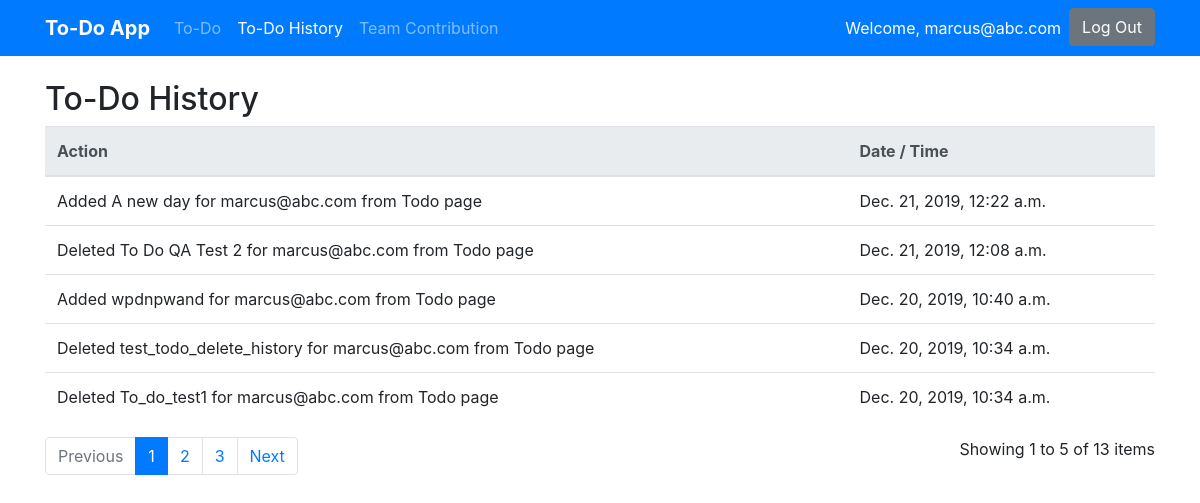
Page /historyItem/ (signed in) on the earlier database version.
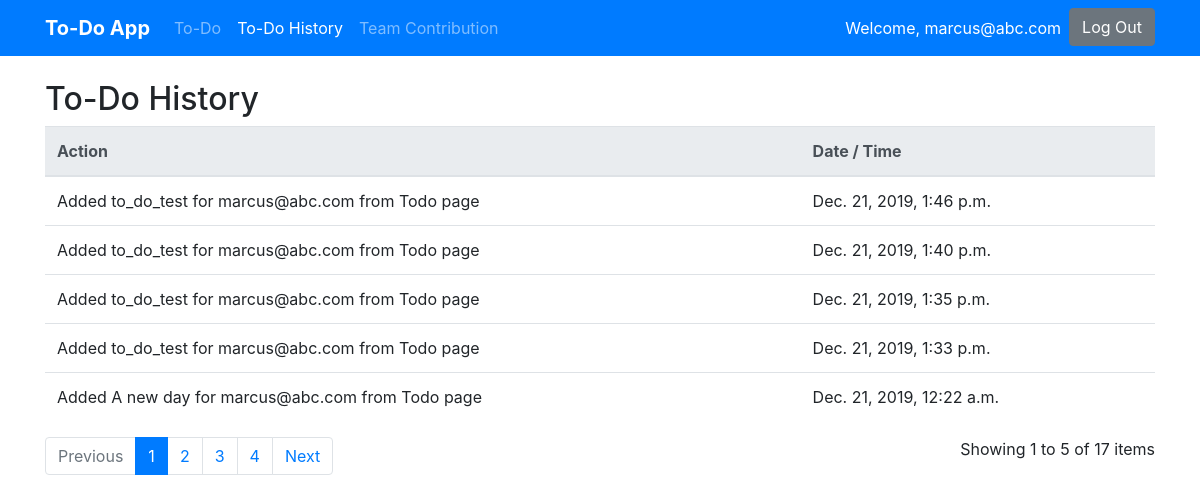
Same page on the later database version.
### To_do_page/models.py (models this page shows)
class ArchiveHistory(models.Model):
    owner = models.CharField(max_length=100)
    Todo = models.CharField(max_length=100)
    Timecreated = models.DateTimeField()
    action = models.CharField (max_length=10)

### To_do_page/views.py (the view)
# urls.py: path('historyItem/', historyItem, name='todohistorypage'),
def historyItem(request):
    all_todo = ArchiveHistory.objects.all().order_by('-Timecreated')
    context = {
        'all_items': all_todo
    }
    paginator = Paginator(all_todo, 5)
    page = request.GET.get('page')
    if page is not None:
        all_todo = paginator.get_page(page)
        context['all_items'] = all_todo
    else:
        all_todo = paginator.get_page(1)
        context['all_items'] = all_todo
    return render(request, 'history_page.html', context)

### To_do_page/templates/history_page.html (shortened to what this page needs)
{% extends 'base.html' %}
{% block content %}
{% if user.is_authenticated %}
<br />
<h2>To-Do History</h2>
<table class="table" id="to-do-history-table">
	<thead class="thead-light">
        <tr>
            <th>Action</th>
            <th>Date / Time</th>
        </tr>
	</thead>
	<tbody>
		{% for todo_item in all_items %}
		<tr>
			<td><div name="item">{{todo_item.action }} {{todo_item.Todo }} for {{todo_item.owner }} from Todo page</div></td>
			<td><div name='time'>{{todo_item.Timecreated }}</div></td>
		</tr>
		{% endfor %}
	</tbody>
</table>
<div class="row">
	<div class="col-sm-8">
		{% if all_items.has_other_pages %}
		<ul class="pagination">
		  {% if all_items.has_previous %}
			<li class="page-item"><a class="page-link" href="?page={{ all_items.previous_page_number }}">Previous</a></li>
		  {% else %}
			<li class="page-item disabled"><span class="page-link">Previous</span></li>
		  {% endif %}
		  {% for i in all_items.paginator.page_range %}
			{% if all_items.number == i %}
			  <li class="page-item active"><span class="page-link">{{ i }} <span class="sr-only">(current)</span></span></li>
			{% else %}
			  <li class="page-item"><a class="page-link" href="?page={{ i }}">{{ i }}</a></li>
			{% endif %}
		  {% endfor %}
		  {% if all_items.has_next %}
			<li class="page-item"><a class="page-link" href="?page={{ all_items.next_page_number }}">Next</a></li>
		  {% else %}
			<li class="page-item disabled"><span class="page-link">Next</span></li>
		  {% endif %}
		</ul>
	  {% endif %}
	</div>
	<div class="col-sm-4">
		<p id="pagination-count">
			Showing {{ all_items.start_index }} to {{ all_items.end_index }} of {{ all_items.paginator.count }} items
		</p>
	</div>
</div>
{% else %}
<p name='error_msg'>You are not logged in</p>
<a class="btn btn-primary" href="{% url 'login' %}">Login</a>
{% endif %}
{% endblock %}

Differences in the rows shown:
no longer on this page (row unchanged): ArchiveHistory: action "Deleted", Todo "To Do QA Test 2", owner "marcus@abc.com", Timecreated "Dec. 21, 2019, 12:08 a.m."
no longer on this page (row unchanged): ArchiveHistory: action "Added", Todo "wpdnpwand", owner "marcus@abc.com", Timecreated "Dec. 20, 2019, 10:40 a.m."
no longer on this page (row unchanged): ArchiveHistory: action "Deleted", Todo "test_todo_delete_history", owner "marcus@abc.com", Timecreated "Dec. 20, 2019, 10:34 a.m."
no longer on this page (row unchanged): ArchiveHistory: action "Deleted", Todo "To_do_test1", owner "marcus@abc.com", Timecreated "Dec. 20, 2019, 10:34 a.m."
added ArchiveHistory: action "Added", Todo "to_do_test", owner "marcus@abc.com", Timecreated "Dec. 21, 2019, 1:46 p.m."
added ArchiveHistory: action "Added", Todo "to_do_test", owner "marcus@abc.com", Timecreated "Dec. 21, 2019, 1:40 p.m."
added ArchiveHistory: action "Added", Todo "to_do_test", owner "marcus@abc.com", Timecreated "Dec. 21, 2019, 1:35 p.m."
added ArchiveHistory: action "Added", Todo "to_do_test", owner "marcus@abc.com", Timecreated "Dec. 21, 2019, 1:33 p.m."
Other differences:
{{ all_items.paginator.count }}: "13" → "17"
new list line: "4"
